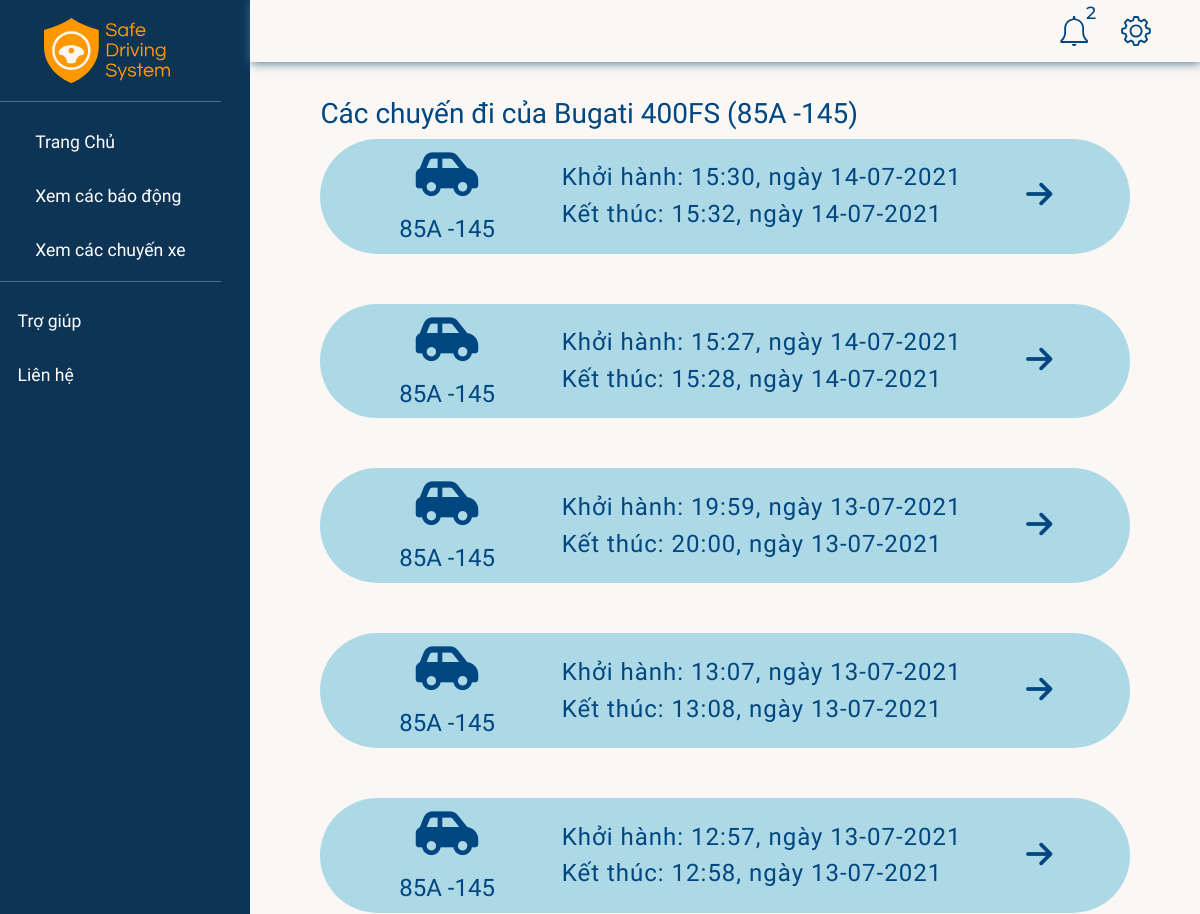
/car/2/ (signed in, upper part), run on an earlier commit of the app's database.
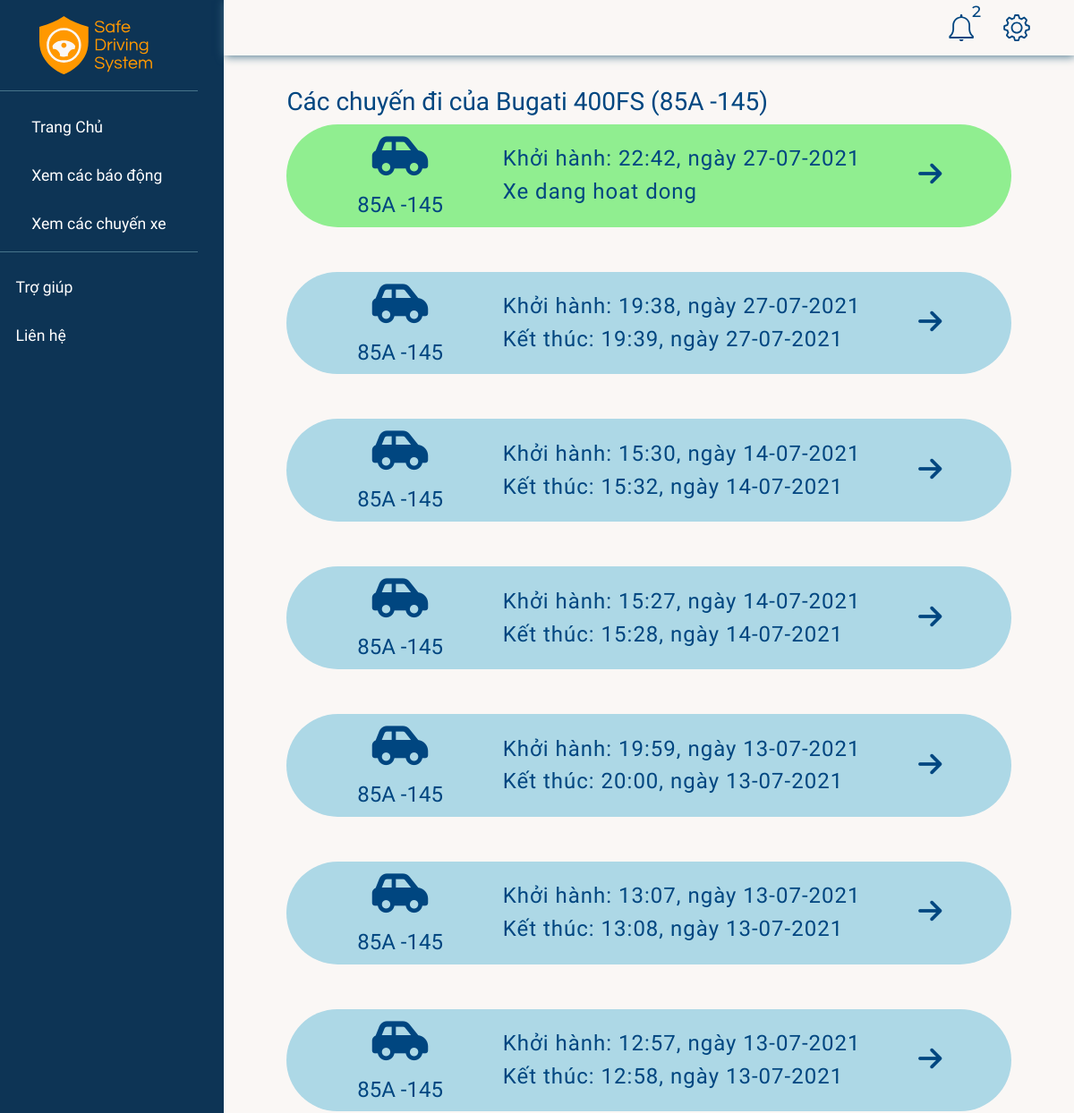
And on a later commit of the database.
### realtime/models.py (models this page shows, shortened)
class Drive(models.Model):
    STATUS = (
        ("ongoing", "ongoing"),
        ("ended", "ended"),
    )
    device = models.ForeignKey(RaspDevice, null=True, on_delete=models.CASCADE)
    startTime = models.DateTimeField(null=True)
    status = models.CharField(max_length=20, choices=STATUS)
    endTime = models.DateTimeField(null=True)

### accounts/models.py (models this page shows, shortened)
class RaspDevice(models.Model):
    class Meta:
        constraints = [
            models.UniqueConstraint(fields=["password"], name="password"),
        ]
    STATUS = (
        ("online", "online"),
        ("offline", "offline"),
    )
    name = models.CharField(max_length=50)
    car = models.OneToOneField(Car, null=True, on_delete=models.SET_NULL, blank=True)
    status = models.CharField(
        max_length=50, null=True, blank=True, choices=STATUS, default="offline"
    )
    password = models.CharField(max_length=8, null=True, blank=True)
    dateAdded = models.DateTimeField(auto_now_add=True)
    company = models.ForeignKey(Company, null=True, blank=True, on_delete=models.CASCADE)

class Car(models.Model):
    class Meta:
        constraints = [
            models.UniqueConstraint(fields=["licensePlate"], name="licensePlate"),
        ]
    name = models.CharField(max_length=50)
    licensePlate = models.CharField(max_length=20, null=True)
    boughtDate = models.DateTimeField(auto_now_add=True, null=True)
    company = models.ForeignKey(Company, null=True, on_delete=models.CASCADE)

### realtime/views.py (the view)
# urls.py: path("car/<str:id>/", views.carDrives, name="carDrives"),
@login_required(login_url="/")
def carDrives(request, id):
    company = request.user.profile.company
    car = Car.objects.get(id=id)
    if car.company != company:
        return HttpResponse('<h1>You are not authorized to view this page</h1>')
    drives = Drive.objects.filter(device__car=car).order_by('-startTime')
    lastestAlerts, unreadCounts = getNotifications(company)
    context = {
        'drs': drives,
        'car': car,
        "notifications": lastestAlerts,
        "unreadNotis": unreadCounts
    }
    return render(request, "car.html", context)

### accounts/views.py (called while the page is built)
def getNotifications(company):
    lastestAlerts = Alert.objects.filter(drive__device__company=company).order_by('-timeOccured')[:5]
    unreadCounts = 0
    for alert in lastestAlerts:
        unreadCounts = (unreadCounts + 1) if not alert.isRead else unreadCounts
    return lastestAlerts, unreadCounts

### realtime/templates/car.html (shortened to what this page needs)
{% extends 'base.html' %}
{% load static %}
{% block modal %}
{% include "sidebar.html" %}
{% endblock modal %}
{% block content %}
{% include 'navbar.html' %}
<div class="content-container">
    <h3>Các chuyến đi của {{ car.name }} ({{ car.licensePlate }})</h3>
    <div class="drive-wrapper">
        {% for drive in drs %}
        <div
            style="
                {% if drive.endTime %}
                background: lightblue;
                {% else%}
                background: lightgreen;
                {% endif %}
                margin-bottom: 50px;"
            class="driver-container"
            {% if drive.endTime %}
            online="0"
            {% else%}
            online="1"
            {% endif %}
        >
            <br>
            <div class="driver-container__info">
                <i class="fas fa-car-side"></i>
                <h3>{{ drive.device.car.licensePlate }} </h3>
            </div>
            <div class="driver-container__time">
                <h3>
                    Khởi hành:
                    {{ drive.startTime.time }}, ngày {{ drive.startTime.date }}
                </h3>
                {% if drive.endTime %}
                <h3>
                    Kết thúc:
                    {{ drive.endTime.time }}, ngày {{ drive.endTime.date }}
                </h3>
                {% else %}
                <h3>Xe dang hoat dong</h3>
                {% endif %}
            </div>
            <a href="{% url 'driveDetail' drive.id  %}"><i style="transform: rotate(90deg);" class="fas fa-arrow-up"></i></a>
            <br>
        </div>
        {% endfor %}
    </div>
</div>
{% endblock content %}

What changed in the data, as far as the page shows it:
added Drive: device.car.licensePlate "85A -145", startTime.time "22:42", startTime "27-07-2021", shows "Xe dang hoat dong"
added Drive: device.car.licensePlate "85A -145", startTime.time "19:38", startTime "27-07-2021", endTime.time "19:39", endTime "27-07-2021"
